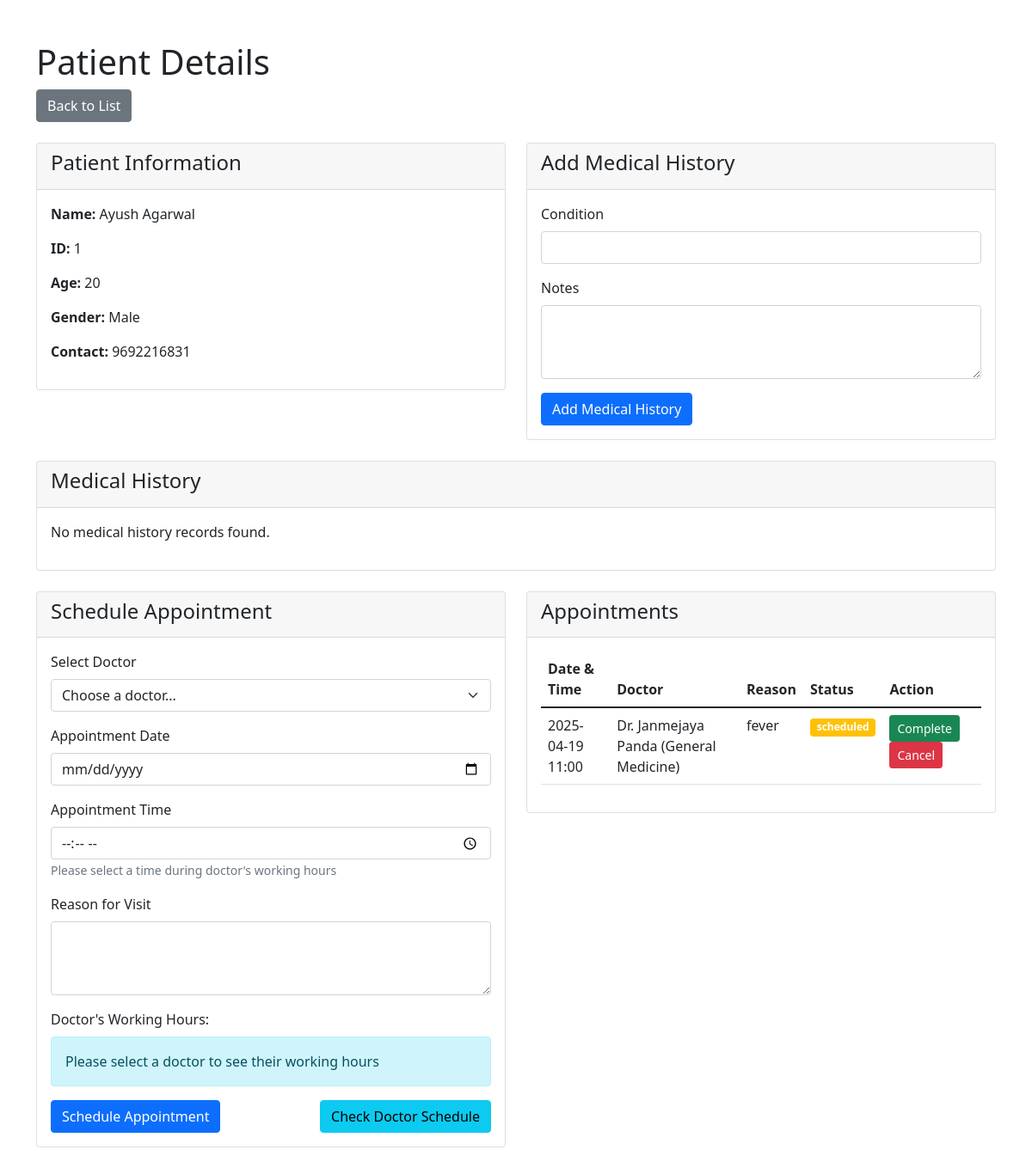
/patient/1, run on the app's committed database.
### app.py (models this page shows)
class Patient(db.Model):
    __bind_key__ = 'default'
    id = db.Column(db.Integer, primary_key=True)
    name = db.Column(db.String(100), nullable=False)
    patient_id = db.Column(db.String(50), unique=True, nullable=False)
    age = db.Column(db.Integer)
    gender = db.Column(db.String(10))
    contact = db.Column(db.String(10))
    medical_history = db.relationship('MedicalHistory', backref='patient', lazy=True, cascade='all, delete-orphan')

class Appointment(db.Model):
    __bind_key__ = 'default'
    id = db.Column(db.Integer, primary_key=True)
    patient_id = db.Column(db.Integer, db.ForeignKey('patient.id'), nullable=False)
    doctor_id = db.Column(db.Integer, nullable=False)
    appointment_date = db.Column(db.DateTime, nullable=False)
    reason = db.Column(db.String(200))
    status = db.Column(db.String(20), default='scheduled')  # scheduled, completed, cancelled
    doctor = db.relationship('Doctor', backref=db.backref('appointments', lazy=True), primaryjoin="Appointment.doctor_id == Doctor.id", foreign_keys=[doctor_id])
    patient = db.relationship('Patient', backref=db.backref('appointments', lazy=True, cascade='all, delete-orphan'), lazy=True)

class Doctor(db.Model):
    __bind_key__ = 'doctors'
    id = db.Column(db.Integer, primary_key=True)
    name = db.Column(db.String(100), nullable=False)
    specialty = db.Column(db.String(100), nullable=False)
    qualification = db.Column(db.String(200))
    experience_years = db.Column(db.Integer)
    consultation_fee = db.Column(db.Float)
    availability = db.relationship('DoctorAvailability', backref='doctor', lazy=True, cascade='all, delete-orphan')

### app.py (the view)
@app.route('/patient/<int:id>')
def view_patient(id):
    patient = Patient.query.get_or_404(id)
    doctors = Doctor.query.all()
    return render_template('patient_detail.html', patient=patient, doctors=doctors)

### templates/patient_detail.html (shortened to what this page needs)
<!DOCTYPE html>
<html lang="en">
<head>
    <link href="https://cdn.jsdelivr.net/npm/bootstrap@5.1.3/dist/css/bootstrap.min.css" rel="stylesheet">
</head>
<body>
    <div class="container mt-5">
        <div class="row mb-4">
            <div class="col">
                <h1>Patient Details</h1>
                <a href="{{ url_for('index') }}" class="btn btn-secondary">Back to List</a>
            </div>
        </div>
        <div class="row">
            <div class="col-md-6 mb-4">
                <div class="card">
                    <div class="card-header">
                        <h4>Patient Information</h4>
                    </div>
                    <div class="card-body">
                        <p><strong>Name:</strong> {{ patient.name }}</p>
                        <p><strong>ID:</strong> {{ patient.patient_id }}</p>
                        <p><strong>Age:</strong> {{ patient.age if patient.age else 'Not specified' }}</p>
                        <p><strong>Gender:</strong> {{ patient.gender if patient.gender else 'Not specified' }}</p>
                        <p><strong>Contact:</strong> {{ patient.contact if patient.contact else 'Not specified' }}</p>
                    </div>
                </div>
            </div>
            <div class="col-md-6 mb-4">
                <div class="card">
                    <div class="card-header">
                        <h4>Add Medical History</h4>
                    </div>
                    <div class="card-body">
                        <form action="{{ url_for('add_medical_history', patient_id=patient.id) }}" method="POST">
                            <div class="mb-3">
                                <label for="condition" class="form-label">Condition</label>
                                <input type="text" class="form-control" id="condition" name="condition" required>
                            </div>
                            <div class="mb-3">
                                <label for="notes" class="form-label">Notes</label>
                                <textarea class="form-control" id="notes" name="notes" rows="3"></textarea>
                            </div>
                            <button type="submit" class="btn btn-primary">Add Medical History</button>
                        </form>
                    </div>
                </div>
            </div>
            <div class="col-md-12 mb-4">
                <div class="card">
                    <div class="card-header">
                        <h4>Medical History</h4>
                    </div>
                    <div class="card-body">
                        {% if patient.medical_history %}
                            <div class="table-responsive">
                                <table class="table">
                                    <thead>
                                        <tr>
                                            <th>Date</th>
                                            <th>Condition</th>
                                            <th>Notes</th>
                                        </tr>
                                    </thead>
                                    <tbody>
                                        {% for history in patient.medical_history|sort(attribute='date', reverse=true) %}
                                            <tr>
                                                <td>{{ history.date.strftime('%Y-%m-%d %H:%M') }}</td>
                                                <td>{{ history.condition }}</td>
                                                <td>{{ history.notes }}</td>
                                            </tr>
                                        {% endfor %}
                                    </tbody>
                                </table>
                            </div>
                        {% else %}
                            <p>No medical history records found.</p>
                        {% endif %}
                    </div>
                </div>
            </div>
            <div class="col-md-6 mb-4">
                <div class="card">
                    <div class="card-header">
                        <h4>Schedule Appointment</h4>
                    </div>
                    <div class="card-body">
                        <form action="{{ url_for('schedule_appointment', patient_id=patient.id) }}" method="post">
                            <div class="mb-3">
                                <label for="doctor_id" class="form-label">Select Doctor</label>
                                <select class="form-select" id="doctor_id" name="doctor_id" required>
                                    <option value="">Choose a doctor...</option>
                                </select>
                            </div>
                            <div class="mb-3">
                                <label for="appointment_date" class="form-label">Appointment Date</label>
                                <input type="date" class="form-control" id="appointment_date" name="appointment_date" required min="{{ today }}">
                            </div>
                            <div class="mb-3">
                                <label for="appointment_time" class="form-label">Appointment Time</label>
                                <input type="time" class="form-control" id="appointment_time" name="appointment_time" required>
                                <small class="text-muted">Please select a time during doctor's working hours</small>
                            </div>
                            <div class="mb-3">
                                <label for="reason" class="form-label">Reason for Visit</label>
                                <textarea class="form-control" id="reason" name="reason" rows="3" required></textarea>
                            </div>
                            <div class="mb-3">
                                <p class="mb-2">Doctor's Working Hours:</p>
                                <div id="working_hours" class="alert alert-info">
                                    Please select a doctor to see their working hours
                                </div>
                            </div>
                            <div class="d-flex justify-content-between">
                                <button type="submit" class="btn btn-primary">Schedule Appointment</button>
                                <a href="{{ url_for('doctor_schedule') }}" class="btn btn-info" target="_blank">Check Doctor Schedule</a>
                            </div>
                        </form>
                    </div>
                </div>
            </div>
            <div class="col-md-6 mb-4">
                <div class="card">
                    <div class="card-header">
                        <h4>Appointments</h4>
                    </div>
                    <div class="card-body">
                        {% if patient.appointments %}
                            <div class="table-responsive">
                                <table class="table">
                                    <thead>
                                        <tr>
                                            <th>Date & Time</th>
                                            <th>Doctor</th>
                                            <th>Reason</th>
                                            <th>Status</th>
                                            <th>Action</th>
                                        </tr>
                                    </thead>
                                    <tbody>
                                        {% for appointment in patient.appointments|sort(attribute='appointment_date', reverse=true) %}
                                            <tr>
                                                <td>{{ appointment.appointment_date.strftime('%Y-%m-%d %H:%M') }}</td>
                                                <td>Dr. {{ appointment.doctor.name }} ({{ appointment.doctor.specialty }})</td>
                                                <td>{{ appointment.reason }}</td>
                                                <td>
                                                    <span class="badge bg-{{ 'success' if appointment.status == 'completed' else 'warning' if appointment.status == 'scheduled' else 'secondary' }}">
                                                        {{ appointment.status }}
                                                    </span>
                                                </td>
                                                <td>
                                                    {% if appointment.status == 'scheduled' %}
                                                        <form action="{{ url_for('update_appointment_status', id=appointment.id) }}" method="POST" class="d-inline">
                                                            <button type="submit" class="btn btn-success btn-sm">Complete</button>
                                                        </form>
                                                        <form action="{{ url_for('update_appointment_status', id=appointment.id) }}" method="POST" class="d-inline">
                                                            <button type="submit" class="btn btn-danger btn-sm">Cancel</button>
                                                        </form>
                                                    {% endif %}
                                                </td>
                                            </tr>
                                        {% endfor %}
                                    </tbody>
                                </table>
                            </div>
                        {% else %}
                            <p>No appointments scheduled.</p>
                        {% endif %}
                    </div>
                </div>
            </div>
        </div>
    </div>
</body>
</html>

### data on the page
Patient: name "Ayush Agarwal", patient_id "1", age "20", gender "Male", contact "9692216831"
Appointment: appointment_date "2025-04-19 11:00", doctor.name "Janmejaya Panda", doctor.specialty "General Medicine", reason "fever", status "scheduled"
